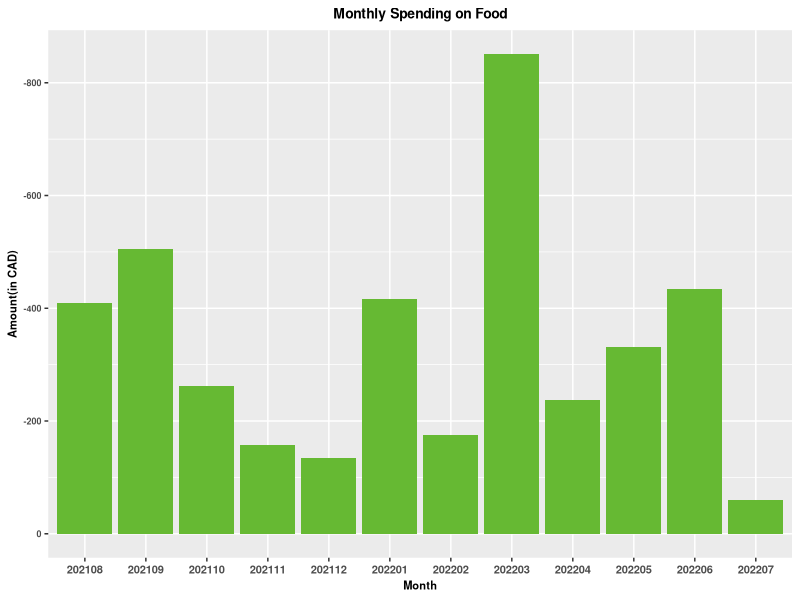
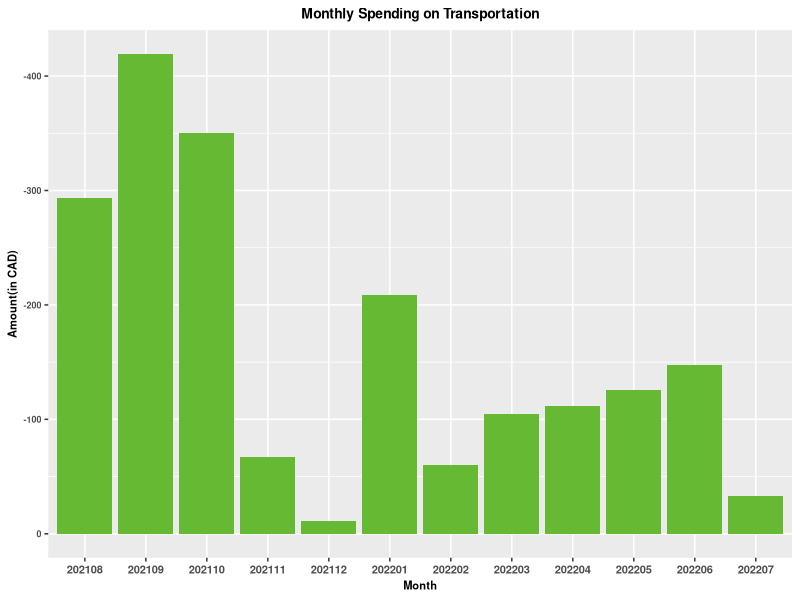
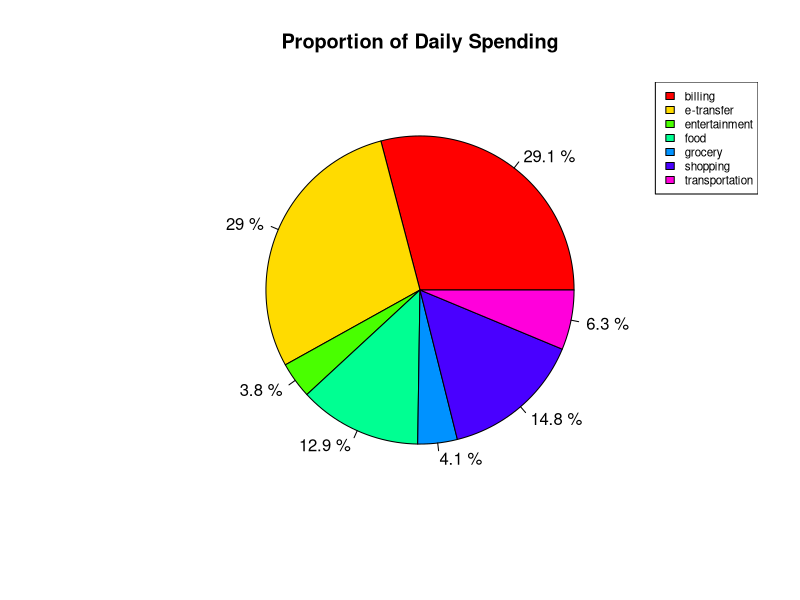
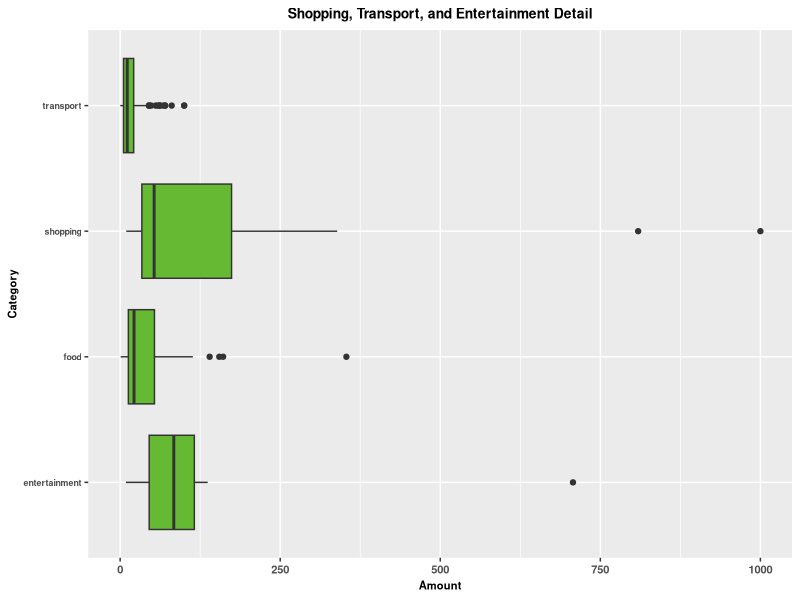

The R source for these figures, in order:
## ---- chunk 1
knitr::opts_chunk$set(echo = TRUE)

library(tidyverse)
library(ggplot2)
library(data.table)
library(lubridate)
library(dbplyr)
library(stringr)
## ---- chunk 2
transaction_raw_data <- read_csv("transactions_scotiabank.csv")
## ---- chunk 3
transaction_raw_data %>% glimpse()
## ---- chunk 4
transaction <- data.frame(transaction_raw_data)

colnames(transaction) <- c("Date", "Amount", "Separator", "Method", "Detail")

transaction <- transaction %>% 
  select("Date", "Amount", "Method", "Detail") %>% 
  filter(Detail != "MB-TRANSFER")

transaction %>% head()
## ---- chunk 5
transaction <- transaction %>% 
  mutate(Method = tolower(Method), Detail = tolower(Detail))

transaction$Detail <- str_squish(transaction$Detail)

transaction$Date <- as.Date(transaction$Date, '%m/%d/%Y')

transaction$Date <- format(transaction$Date, '%Y%m%d')

transaction$Date <- as.character(transaction$Date)

transaction <- transaction %>% arrange(Date)

transaction$Date <- as.Date(as.character(transaction$Date), format="%Y%m%d")

transaction %>% head()
## ---- chunk 6
transaction <- dplyr::filter(transaction, !grepl("credit", Detail))
## ---- chunk 7
transport_keyword <- "uber|uber.|trip|presto|bike"

food_keyword <- "instacart|eats|*eats|food|kitchen|gyubee|pizza|mabu|starbucks|fry|tea|chipotle|hotpot|liuyishou|boku|gyu-kaku|katsuya|aroma|rice|yifang|pho|burger|taste|spaghetti|shi|xiang|time|bar|ramen|noodle|hotopia"

grocery_keyword <- "shoppers|walmart|hmart|galleria|longo's|mart|super"

interac_keyword <- "interac"

entertainment_keyword <- "cineplex|sports|tuina|ticketmaster|wonderland|royal"

shopping_keyword <- "nike|adidas|sephora|indigo|pandora|bestbuy|louis vuitton|www.razer.com|best|ssense|amzn|www.ikea.ca|holt|ikea|north|square|
hunter|hollister"

billing_keyword <- "ts-university|mto|draft|easy|rogers|hydro-electric"

transaction[grep(transport_keyword, transaction$Detail, value = F), 
            "Category"] <- "transport"

transaction[grep(food_keyword, transaction$Detail, value = F),
            "Category"] <- "food"

transaction[grep(grocery_keyword, transaction$Detail, value = F),
            "Category"] <- "grocery"

transaction[grep(interac_keyword, transaction$Detail, value = F),
            "Category"] <- "e-transfer"

transaction[grep(entertainment_keyword, transaction$Detail, value = F),
            "Category"] <- "entertainment"

transaction[grep(shopping_keyword, transaction$Detail, value = F),
            "Category"] <- "shopping"

transaction[grep(billing_keyword, transaction$Detail, value = F),
            "Category"] <- "billing"

transaction[grep("banalogic", transaction$Detail, value = F),
            "Category"] <- "salary"

for (i in 1:nrow(transaction)){
  if (is.na(transaction[i,]$Category)){
    transaction[i,]$Category <- "other"
  }
}

transaction %>% head()
## ---- chunk 8
sort_by_type <- transaction %>% 
  group_by(Category) %>% 
  summarize(Total_number = n(), Total_Amount = sum(Amount))

sort_by_type %>% head(9)
## ---- chunk 9
sort_by_month <- transaction %>% 
  group_by(Month = lubridate::floor_date(Date, "month")) %>% 
  summarize(Monthly_Spending = sum(Amount)) %>% 
  mutate(Year = format(Month, "%Y%m"), Month = format(Month, "%m"))

sort_by_month <- sort_by_month[, c(3, 1, 2)]

sort_by_month
## ---- chunk 10
Monthly_Food_Spending <- transaction %>% 
  filter(Category == "food") %>% 
  group_by(Month = lubridate::floor_date(Date, "month")) %>% 
  summarize(Monthly_Food = sum(Amount)) %>% 
  mutate(Month = format(Month, "%Y%m"))

Monthly_Food_Spending %>% 
  ggplot(aes(x = Month, y = Monthly_Food)) + 
  geom_bar(stat = "identity", fill = "#66B933") + 
  labs(x = "Month", y = "Amount(in CAD)", title = "Monthly Spending on Food") +
  theme(text = element_text(face = "bold", size = 8),
        plot.title.position = "panel",
        plot.title = element_text(hjust = 0.5, size = 10), 
        axis.title.x = element_text(hjust = 0.5, size = 8),
        axis.text.x = element_text(size = 8)) + 
  scale_y_reverse()
## ---- chunk 11
Monthly_Transport_Spending <- transaction %>% 
  filter(Category == "transport") %>% 
  group_by(Month = lubridate::floor_date(Date, "month")) %>% 
  summarize(Monthly_Transport = sum(Amount)) %>% 
  mutate(Month = format(Month, "%Y%m"))

Monthly_Transport_Spending %>% 
  ggplot(aes(x = Month, y = Monthly_Transport)) + 
  geom_bar(stat = "identity", fill = "#66B933") + 
  labs(x = "Month", y = "Amount(in CAD)", 
       title = "Monthly Spending on Transportation") +
  theme(text = element_text(face = "bold", size = 8),
        plot.title.position = "panel",
        plot.title = element_text(hjust = 0.5, size = 10), 
        axis.title.x = element_text(hjust = 0.5, size = 8),
        axis.text.x = element_text(size = 8)) + 
  scale_y_reverse()
## ---- chunk 12
labels <- c("billing", "e-transfer", "entertainment", "food", 
            "grocery",  "shopping", "transportation")

daily_transactions <- sort_by_type %>% 
  filter(Category != "salary" & Category != "other")

type_trans <- round(100 * abs(daily_transactions$Total_Amount) 
                    / sum(abs(daily_transactions$Total_Amount)
                          ), 1)

proportion_pie_chart <- pie(abs(daily_transactions$Total_Amount),
  labels = paste(type_trans, "%") , main = "Proportion of Daily Spending", 
  col = rainbow(length(type_trans)))
legend("topright", labels, cex = 0.7,
   fill = rainbow(length(type_trans)))
## ---- chunk 13
shopping_summary <- transaction %>% 
  filter(Category == "shopping") %>% 
  summarize(Number_of_Transaction = format(round(n(), 0), nsmall = 0), 
          Total_Shopping_Amount = format(round(sum(Amount), 2), nsmall = 2), 
          Mean_Shopping_Amount = format(round(mean(Amount), 2), nsmall = 2), 
          Median_Shopping_Amount = format(round(median(Amount), 2), nsmall = 2), 
          Largest_Transaction = format(round(min(Amount), 2), nsmall = 2))

shopping_summary <- as.data.frame(t(shopping_summary))

colnames(shopping_summary) <- "Amount(in CAD)"

shopping_summary
## ---- chunk 14
transaction %>% filter(Category == "shopping" | 
                       Category == "transport" | 
                       Category == "entertainment" | Category == "food") %>% 
  ggplot(aes(x = Category, y = abs(Amount))) + geom_boxplot(fill = "#66B933") + labs(x = "Category", y = "Amount", title = "Shopping, Transport, and Entertainment Detail") + 
  theme(text = element_text(face = "bold", size = 8),
        plot.title.position = "panel",
        plot.title = element_text(hjust = 0.5, size = 10), 
        axis.title.x = element_text(hjust = 0.5, size = 8),
        axis.text.x = element_text(size = 8)) + 
  coord_flip()
## ---- chunk 15
transaction %>% group_by(Detail) %>% summarize(number_of_transaction = n()) %>% arrange(desc(number_of_transaction)) %>% head(10)
## ---- chunk 16
set.seed(666)
repetitions <- 10000
boot_result <- rep(NA, repetitions)

for (i in 1:repetitions){
  bootstrap_data <- transaction %>% filter(Category == "food")
  boot_sample <- bootstrap_data %>% sample_n(size = nrow(bootstrap_data), replace = TRUE) %>% select(Amount, Detail)
  boot_result[i] <- boot_sample %>% 
    summarize(mean_amount = mean(Amount)) %>% as.numeric()
}

boot_tbl <- tibble(mean = boot_result)
conf_int <- quantile(boot_tbl$mean,c(0.05, 0.95))

conf_int <- as.data.frame(conf_int)

colnames(conf_int) <- "Amount(in CAD)"

conf_int
